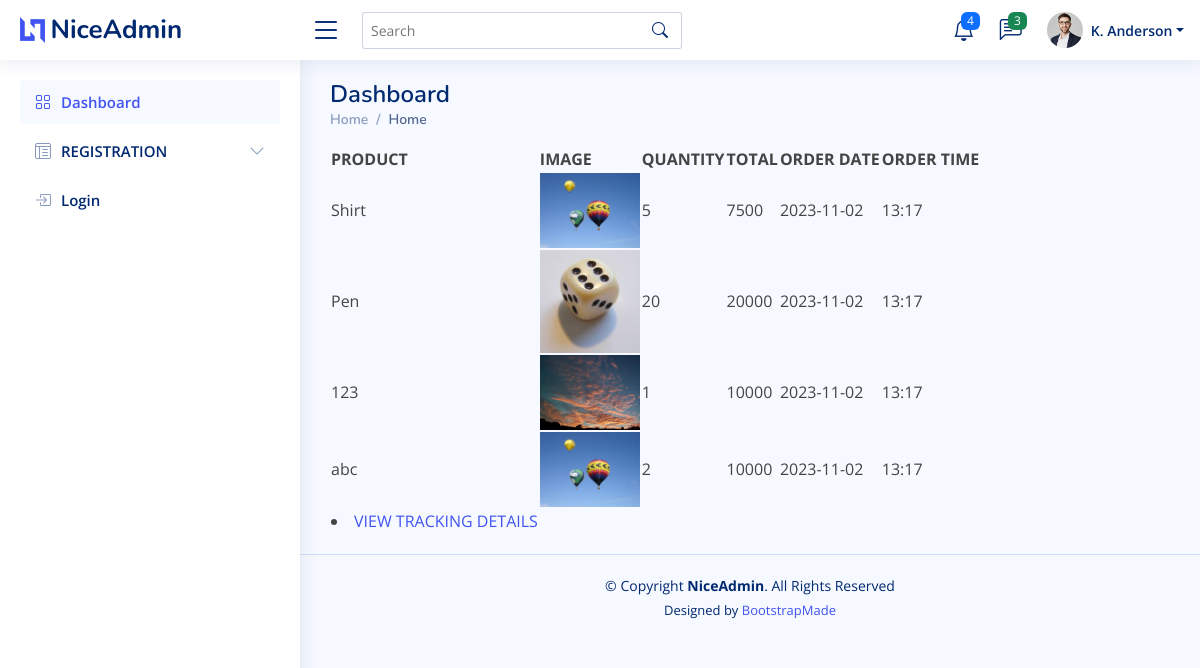
/details20/, run on the app's committed database.
### buyer/models.py (models this page shows)
class orderitems_tb(models.Model):
    Orderid=models.ForeignKey(order_tb,on_delete=models.CASCADE)
    Productid=models.ForeignKey('seller.product_tb',on_delete=models.CASCADE)
    Buyerid=models.ForeignKey(buyer_tb,on_delete=models.CASCADE)
    Quantity=models.IntegerField()
    Total=models.IntegerField()

class order_tb(models.Model):
    customer_name=models.CharField(max_length=20)
    Address=models.CharField(max_length=20)
    Phonenumber=models.CharField(max_length=20)
    Buyerid=models.ForeignKey(buyer_tb,on_delete=models.CASCADE)
    GrandTotal=models.IntegerField()
    OrderDate=models.CharField(max_length=20)
    OrderTime=models.CharField(max_length=20)
    Status=models.CharField(max_length=20,default="Pending")

### seller/models.py (models this page shows)
class product_tb(models.Model):
    Name=models.CharField(max_length=20)
    File=models.FileField()
    Price=models.IntegerField()
    Stock=models.IntegerField()
    Details=models.CharField(max_length=20)
    Categoryid=models.ForeignKey('Site_admin.category_tb',on_delete=models.CASCADE)
    Sellerid=models.ForeignKey(seller_tb,on_delete=models.CASCADE)

### buyer/views.py (the view)
# urls.py: path('details<int:id>/',buyerview.details,name="details"),
def details(request,id):
    details=order_tb.objects.filter(id=id)
    items=orderitems_tb.objects.filter(Orderid_id=id)
    return render(request,"Vieworder_detail.html",{'det':details,'it':items})

### templates/Vieworder_detail.html
{% extends 'commonbase.html' %}
{% block content %}
<html>
    <body>
        <table>
        <tr>
            <th>PRODUCT</th>
            <th>IMAGE</th>
            <th>QUANTITY</th>
            <th>TOTAL</th>
            <th>ORDER DATE</th>
            <th>ORDER TIME</th>
        </tr>
        {% for v in det %}
        {% for a in it %}
        <tr>
            <td>{{a.Productid.Name}}</td>
            <td><img src="{{a.Productid.File.url}}" height="=100px" width="100px"></td>
            <td>{{a.Quantity}}</td>
            <td>{{a.Total}}</td>
            <td>{{v.OrderDate}}</td>
            <td>{{v.OrderTime}}</td>
        </tr>
        {% endfor %}
        <tr>
        {% if v.Status == "Pending"  %}
        <td><li><a href="{% url 'CancelOrder' v.id%}">CANCEL ORDER</a></li></td>
        {% elif v.Status == "Approved" %}
        <td><li><a href="{% url 'TrackingDetails' v.id%}">VIEW TRACKING DETAILS</a></li></td>
        {% endif %}
        {% endfor %}
        </tr>
        </table>
    </body>
</html>
{% endblock %}

### static/NiceAdmin/assets/css/style.css (style rules this page uses)
:root { scroll-behavior: smooth; }
body { font-family: "Open Sans", sans-serif; background: #f6f9ff; color: #444444; }
a { color: #4154f1; text-decoration: none; }

### data on the page
order_tb: OrderDate "2023-11-02", OrderTime "13:17", Status "VIEW TRACKING DETAILS"
orderitems_tb: Productid.Name "Shirt", Productid.File (picture), Quantity "5", Total "7500"
orderitems_tb: Productid.Name "Pen", Productid.File (picture), Quantity "20", Total "20000"
orderitems_tb: Productid.Name "123", Productid.File (picture), Quantity "1", Total "10000"
orderitems_tb: Productid.Name "abc", Productid.File (picture), Quantity "2", Total "10000"
